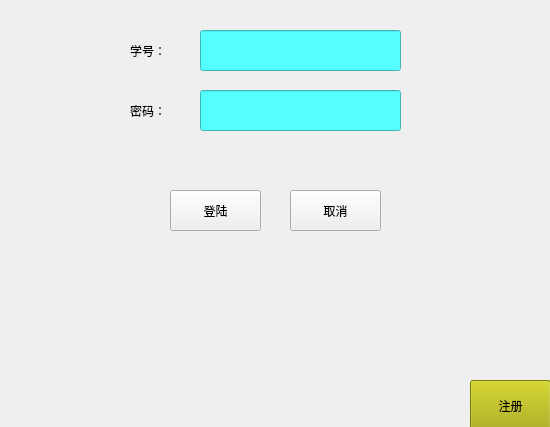
<?xml version="1.0" encoding="UTF-8"?>
<ui version="4.0">
 <class>login</class>
 <widget class="QWidget" name="login">
  <property name="geometry">
   <rect>
    <x>0</x>
    <y>0</y>
    <width>550</width>
    <height>427</height>
   </rect>
  </property>
  <property name="windowTitle">
   <string>Form</string>
  </property>
  <property name="styleSheet">
   <string notr="true">border-color: rgb(85, 0, 255);

</string>
  </property>
  <widget class="QPushButton" name="zhuchebtn">
   <property name="geometry">
    <rect>
     <x>470</x>
     <y>380</y>
     <width>81</width>
     <height>51</height>
    </rect>
   </property>
   <property name="styleSheet">
    <string notr="true">background-color: rgb(170, 170, 0);
border-color: rgb(0, 170, 0);</string>
   </property>
   <property name="text">
    <string>注册</string>
   </property>
  </widget>
  <widget class="QLabel" name="label">
   <property name="geometry">
    <rect>
     <x>130</x>
     <y>30</y>
     <width>61</width>
     <height>41</height>
    </rect>
   </property>
   <property name="text">
    <string>学号：</string>
   </property>
  </widget>
  <widget class="QLabel" name="label_2">
   <property name="geometry">
    <rect>
     <x>130</x>
     <y>90</y>
     <width>61</width>
     <height>41</height>
    </rect>
   </property>
   <property name="text">
    <string>密码：</string>
   </property>
  </widget>
  <widget class="QWidget" name="widget" native="true">
   <property name="geometry">
    <rect>
     <x>0</x>
     <y>0</y>
     <width>561</width>
     <height>441</height>
    </rect>
   </property>
   <property name="styleSheet">
    <string notr="true">border-image: url(:/qiandao1.png);</string>
   </property>
  </widget>
  <widget class="QLineEdit" name="lineEditsno">
   <property name="geometry">
    <rect>
     <x>200</x>
     <y>30</y>
     <width>201</width>
     <height>41</height>
    </rect>
   </property>
   <property name="styleSheet">
    <string notr="true">background-color: rgb(85, 255, 255);</string>
   </property>
   <property name="echoMode">
    <enum>QLineEdit::Normal</enum>
   </property>
  </widget>
  <widget class="QLineEdit" name="lineEdit_password">
   <property name="geometry">
    <rect>
     <x>200</x>
     <y>90</y>
     <width>201</width>
     <height>41</height>
    </rect>
   </property>
   <property name="styleSheet">
    <string notr="true">background-color: rgb(85, 255, 255);</string>
   </property>
   <property name="echoMode">
    <enum>QLineEdit::Password</enum>
   </property>
  </widget>
  <widget class="QPushButton" name="loginbtn">
   <property name="geometry">
    <rect>
     <x>170</x>
     <y>190</y>
     <width>91</width>
     <height>41</height>
    </rect>
   </property>
   <property name="styleSheet">
    <string notr="true"/>
   </property>
   <property name="text">
    <string>登陆</string>
   </property>
  </widget>
  <widget class="QPushButton" name="quxiaobtn">
   <property name="geometry">
    <rect>
     <x>290</x>
     <y>190</y>
     <width>91</width>
     <height>41</height>
    </rect>
   </property>
   <property name="styleSheet">
    <string notr="true"/>
   </property>
   <property name="text">
    <string>取消</string>
   </property>
  </widget>
  <zorder>widget</zorder>
  <zorder>layoutWidget</zorder>
  <zorder>layoutWidget</zorder>
  <zorder>lineEditsno</zorder>
  <zorder>lineEdit_password</zorder>
  <zorder>loginbtn</zorder>
  <zorder>quxiaobtn</zorder>
  <zorder>zhuchebtn</zorder>
  <zorder>label</zorder>
  <zorder>label_2</zorder>
 </widget>
 <resources/>
 <connections/>
</ui>
